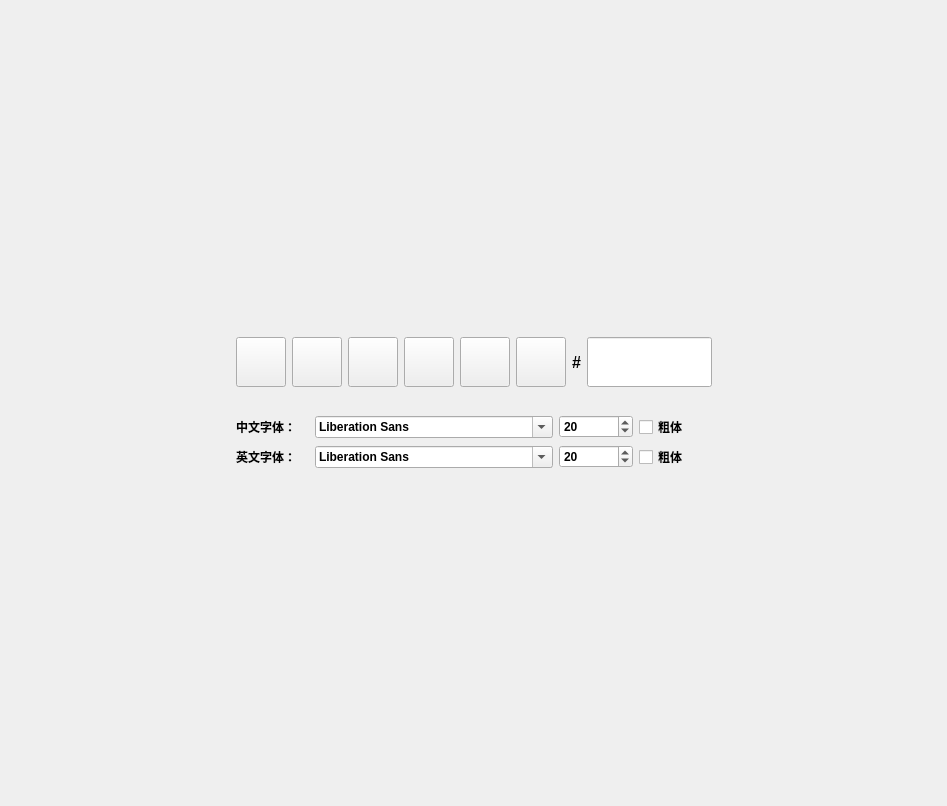
<?xml version="1.0" encoding="UTF-8"?>
<ui version="4.0">
 <class>UniversalSettingUi</class>
 <widget class="QWidget" name="UniversalSettingUi">
  <property name="geometry">
   <rect>
    <x>0</x>
    <y>0</y>
    <width>947</width>
    <height>806</height>
   </rect>
  </property>
  <property name="font">
   <font>
    <weight>75</weight>
    <italic>false</italic>
    <bold>true</bold>
   </font>
  </property>
  <property name="windowTitle">
   <string>UniversalSettingUi</string>
  </property>
  <layout class="QGridLayout" name="gridLayout_2">
   <item row="0" column="1">
    <spacer name="verticalSpacer_2">
     <property name="orientation">
      <enum>Qt::Vertical</enum>
     </property>
     <property name="sizeHint" stdset="0">
      <size>
       <width>20</width>
       <height>40</height>
      </size>
     </property>
    </spacer>
   </item>
   <item row="1" column="0">
    <spacer name="horizontalSpacer">
     <property name="orientation">
      <enum>Qt::Horizontal</enum>
     </property>
     <property name="sizeHint" stdset="0">
      <size>
       <width>40</width>
       <height>20</height>
      </size>
     </property>
    </spacer>
   </item>
   <item row="1" column="1">
    <widget class="QWidget" name="WG_universal" native="true">
     <layout class="QVBoxLayout" name="verticalLayout">
      <item>
       <widget class="QWidget" name="WG_theme" native="true">
        <layout class="QHBoxLayout" name="horizontalLayout">
         <item>
          <widget class="QtMaterialFlatButton" name="btn_color_1">
           <property name="minimumSize">
            <size>
             <width>50</width>
             <height>50</height>
            </size>
           </property>
           <property name="maximumSize">
            <size>
             <width>50</width>
             <height>50</height>
            </size>
           </property>
           <property name="text">
            <string/>
           </property>
          </widget>
         </item>
         <item>
          <widget class="QtMaterialFlatButton" name="btn_color_2">
           <property name="minimumSize">
            <size>
             <width>50</width>
             <height>50</height>
            </size>
           </property>
           <property name="maximumSize">
            <size>
             <width>50</width>
             <height>50</height>
            </size>
           </property>
           <property name="text">
            <string/>
           </property>
          </widget>
         </item>
         <item>
          <widget class="QtMaterialFlatButton" name="btn_color_3">
           <property name="minimumSize">
            <size>
             <width>50</width>
             <height>50</height>
            </size>
           </property>
           <property name="maximumSize">
            <size>
             <width>50</width>
             <height>50</height>
            </size>
           </property>
           <property name="text">
            <string/>
           </property>
          </widget>
         </item>
         <item>
          <widget class="QtMaterialFlatButton" name="btn_color_4">
           <property name="minimumSize">
            <size>
             <width>50</width>
             <height>50</height>
            </size>
           </property>
           <property name="maximumSize">
            <size>
             <width>50</width>
             <height>50</height>
            </size>
           </property>
           <property name="text">
            <string/>
           </property>
          </widget>
         </item>
         <item>
          <widget class="QtMaterialFlatButton" name="btn_color_5">
           <property name="minimumSize">
            <size>
             <width>50</width>
             <height>50</height>
            </size>
           </property>
           <property name="maximumSize">
            <size>
             <width>50</width>
             <height>50</height>
            </size>
           </property>
           <property name="text">
            <string/>
           </property>
          </widget>
         </item>
         <item>
          <widget class="QtMaterialFlatButton" name="btn_color_6">
           <property name="minimumSize">
            <size>
             <width>50</width>
             <height>50</height>
            </size>
           </property>
           <property name="maximumSize">
            <size>
             <width>50</width>
             <height>50</height>
            </size>
           </property>
           <property name="text">
            <string/>
           </property>
          </widget>
         </item>
         <item>
          <widget class="QLabel" name="label">
           <property name="font">
            <font>
             <pointsize>12</pointsize>
             <weight>75</weight>
             <italic>false</italic>
             <bold>true</bold>
            </font>
           </property>
           <property name="text">
            <string>#</string>
           </property>
          </widget>
         </item>
         <item>
          <widget class="QtMaterialTextField" name="LE_color">
           <property name="minimumSize">
            <size>
             <width>0</width>
             <height>50</height>
            </size>
           </property>
           <property name="styleSheet">
            <string notr="true"/>
           </property>
           <property name="alignment">
            <set>Qt::AlignCenter</set>
           </property>
          </widget>
         </item>
        </layout>
       </widget>
      </item>
      <item>
       <widget class="QWidget" name="widget" native="true">
        <layout class="QGridLayout" name="gridLayout">
         <item row="0" column="0">
          <widget class="QLabel" name="LB_chinese">
           <property name="text">
            <string>中文字体：</string>
           </property>
          </widget>
         </item>
         <item row="0" column="1">
          <widget class="QFontComboBox" name="FCB_chinese_font"/>
         </item>
         <item row="0" column="2">
          <widget class="QSpinBox" name="SB_chinese_number">
           <property name="minimum">
            <number>10</number>
           </property>
           <property name="maximum">
            <number>30</number>
           </property>
           <property name="value">
            <number>20</number>
           </property>
          </widget>
         </item>
         <item row="0" column="3">
          <widget class="QtMaterialCheckable" name="CB_chinese_isbold">
           <property name="text">
            <string>粗体</string>
           </property>
          </widget>
         </item>
         <item row="1" column="0">
          <widget class="QLabel" name="LB_english">
           <property name="text">
            <string>英文字体：</string>
           </property>
          </widget>
         </item>
         <item row="1" column="1">
          <widget class="QFontComboBox" name="FCB_english_font"/>
         </item>
         <item row="1" column="2">
          <widget class="QSpinBox" name="SB_english_number">
           <property name="minimum">
            <number>10</number>
           </property>
           <property name="maximum">
            <number>30</number>
           </property>
           <property name="value">
            <number>20</number>
           </property>
          </widget>
         </item>
         <item row="1" column="3">
          <widget class="QtMaterialCheckable" name="CB_english_isbold">
           <property name="text">
            <string>粗体</string>
           </property>
          </widget>
         </item>
        </layout>
       </widget>
      </item>
     </layout>
    </widget>
   </item>
   <item row="1" column="2">
    <spacer name="horizontalSpacer_2">
     <property name="orientation">
      <enum>Qt::Horizontal</enum>
     </property>
     <property name="sizeHint" stdset="0">
      <size>
       <width>40</width>
       <height>20</height>
      </size>
     </property>
    </spacer>
   </item>
   <item row="2" column="1">
    <spacer name="verticalSpacer">
     <property name="orientation">
      <enum>Qt::Vertical</enum>
     </property>
     <property name="sizeHint" stdset="0">
      <size>
       <width>20</width>
       <height>40</height>
      </size>
     </property>
    </spacer>
   </item>
  </layout>
 </widget>
 <layoutdefault spacing="6" margin="11"/>
 <customwidgets>
  <customwidget>
   <class>QtMaterialFlatButton</class>
   <extends>QPushButton</extends>
   <header location="global">qtmaterialflatbutton.h</header>
  </customwidget>
  <customwidget>
   <class>QtMaterialTextField</class>
   <extends>QLineEdit</extends>
   <header>qtmaterialtextfield.h</header>
  </customwidget>
  <customwidget>
   <class>QtMaterialCheckable</class>
   <extends>QCheckBox</extends>
   <header location="global">lib/qtmaterialcheckable.h</header>
  </customwidget>
 </customwidgets>
 <resources/>
 <connections/>
</ui>
